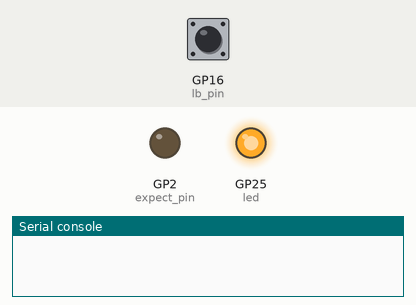
This program was run on a simulated Raspberry Pi Pico running MicroPython. On the bench: output pins drawn as LEDs (lit = HIGH), the last lines printed to the serial console. The test bench sets the inputs (shaded band); at power-on: GP16 (lb_pin) HIGH.

Above: at 1.2 s.
1.3 s: GP16 (lb_pin) pulled LOW for 0.15 s
At 2.6 s:
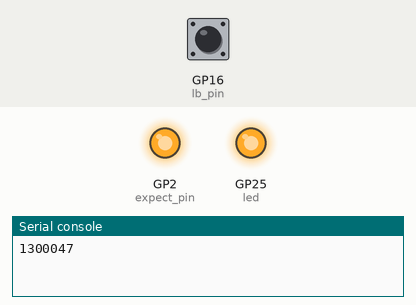
Timing chart, 0 to 4.3 s (numbered marks = the images above; inputs shaded):
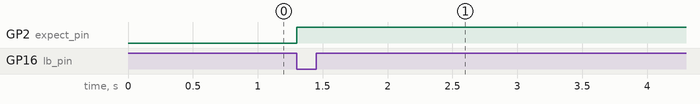

Measured:
- after the input at 1.3 s, GP2 (expect_pin): LOW → HIGH at once

The program:

DS_Code_UART.py
```python
#ds
import machine
from machine import UART
from machine import Pin
import utime
import struct
uart1 = UART(0, 9600, tx=Pin(0), rx = Pin(1))


#interrupt_pin = machine.Pin(0, machine.Pin.IN, Pin.PULL_DOWN)
led = machine.Pin(25, machine.Pin.OUT) #Define the LED pin
led.value(True) #LED is turned on to indicate that the system is running

# def pri(interrupt_pin):
#     message = uart1.read()
#     utime.sleep(1)
#     decoded_message = message.decode('utf-8')
#     val = int(decoded_message)
#     print(type(val))
#     print(val)
#interrupt_pin.irq(handler=pri, trigger = Pin.IRQ_RISING)
start_time=0
end_time=0

# start
def trigger_interrupt(trigger_pin):
    global start_time
    start_time = utime.ticks_us()

# stop
def sensor_interrupt(lb_pin):
    global end_time
    global start_time
    end_time = utime.ticks_us()
    send_time_difference(start_time, end_time)

# communicate
def send_time_difference(start_time, end_time):
    time_diff = end_time - start_time
    print(time_diff)
    pack=str(time_diff)
    expect_pin(0)
    uart1.write(pack)
    expect_pin(1)


#pins
trigger_pin = machine.Pin(14, machine.Pin.IN, machine.Pin.PULL_UP)
lb_pin = machine.Pin(16, machine.Pin.IN, machine.Pin.PULL_UP)
expect_pin = machine.Pin(2, machine.Pin.OUT)

trigger_pin.irq(trigger=machine.Pin.IRQ_FALLING, handler=trigger_interrupt)
lb_pin.irq(trigger=machine.Pin.IRQ_FALLING, handler=sensor_interrupt)

while(True):
    utime.sleep(100)
```
